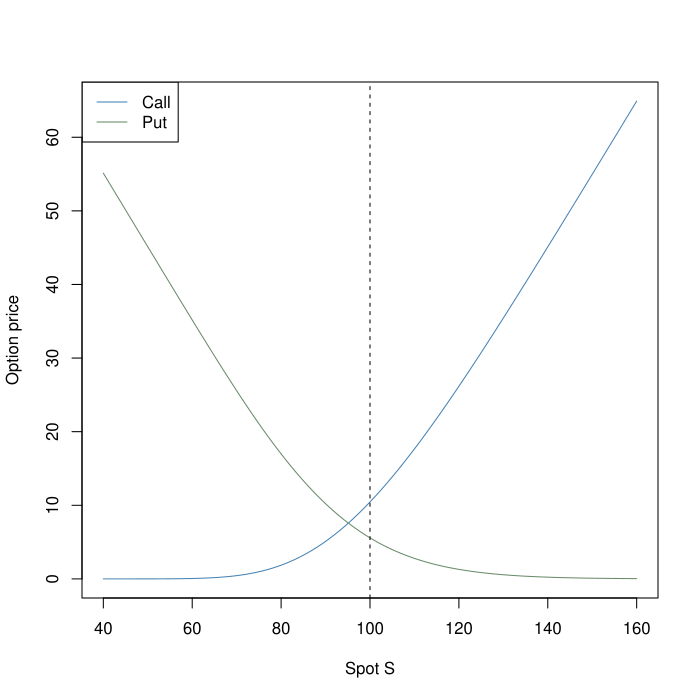

The R source for this figure:
# 欧式、无分红；每股元；T以年计；r连续复利
S <- 100
K <- 100
T <- 1
r <- 0.05
sigma <- 0.2
bs <- function(S,K,T,r,sigma) {
  D <- K * exp(-r*T)
  if (T == 0 || sigma == 0) {
    C <- max(S-D,0); P <- max(D-S,0)
    dc <- if (T==0 || S==D) NA_real_ else as.numeric(S>D)
    ok <- !is.na(dc)
    return(c(C=C,P=P,d1=NA,d2=NA,deltaC=dc,
      deltaP=dc-1,gamma=if(ok) 0 else NA,vega=if(ok) 0 else NA,
      thetaC=if(ok) -r*D*dc/365 else NA,
      thetaP=if(ok) r*D*(1-dc)/365 else NA))
  }
  d1 <- (log(S/K)+(r+sigma^2/2)*T)/(sigma*sqrt(T))
  d2 <- d1-sigma*sqrt(T)
  C <- S*pnorm(d1)-D*pnorm(d2)
  P <- D*pnorm(-d2)-S*pnorm(-d1)
  base <- -S*dnorm(d1)*sigma/(2*sqrt(T))
  c(C=C,P=P,d1=d1,d2=d2,deltaC=pnorm(d1),
    deltaP=pnorm(d1)-1,
    gamma=dnorm(d1)/(S*sigma*sqrt(T)),
    vega=S*dnorm(d1)*sqrt(T)/100,
    thetaC=(base-r*D*pnorm(d2))/365,
    thetaP=(base+r*D*pnorm(-d2))/365)
}
result <- bs(S,K,T,r,sigma)
print(result)
spot <- seq(max(0.01,S*0.4), S*1.6, length.out=121)
prices <- vapply(spot, function(s) bs(s,K,T,r,sigma)[c("C","P")], numeric(2))
matplot(spot,t(prices),type="l",lty=1,col=c("steelblue","darkseagreen4"),
  xlab="Spot S",ylab="Option price")
abline(v=S,lty=2)
legend("topleft",c("Call","Put"),col=c("steelblue","darkseagreen4"),lty=1)
